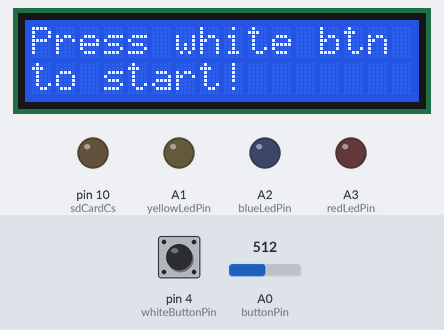
A sketch run on a simulated Arduino Uno, built with avr-gcc and run on an emulated ATmega328P. Shown: 16×2 character LCD, output pins drawn as LEDs (lit = HIGH). Dashed ring = blinking. The inputs (shaded band) are chosen by the test bench; at power-on: pin 4 (whiteButtonPin) HIGH, A0 (buttonPin) = 512. Storage starts empty; random numbers use the default seed unless the sketch sets one; what the sketch prints to the serial monitor is not drawn.

Above: at 1.2 s.
1.3 s: pin 4 (whiteButtonPin) pulled LOW for 0.15 s
At 2.0 s:
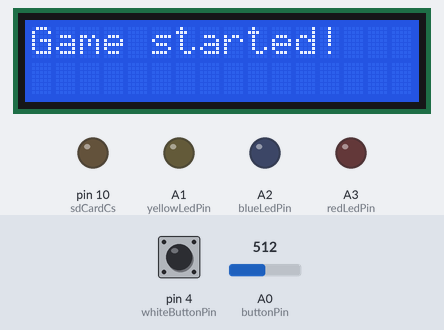
At 7.2 s:
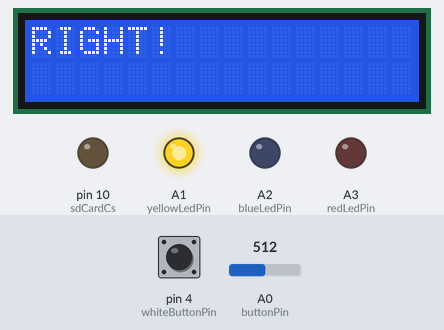
10.4 s: A0 (buttonPin) set to 774
At 12.6 s:
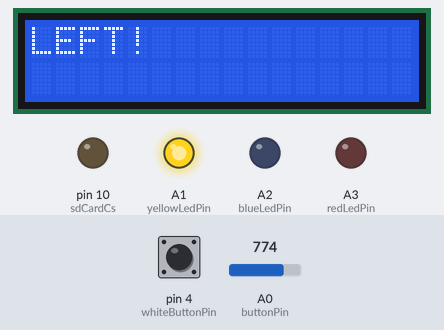
13.4 s: A0 (buttonPin) set to 750
16.4 s: A0 (buttonPin) set to 1020
19.4 s: A0 (buttonPin) set to 997
22.4 s: A0 (buttonPin) set to 1020
At 29.2 s:
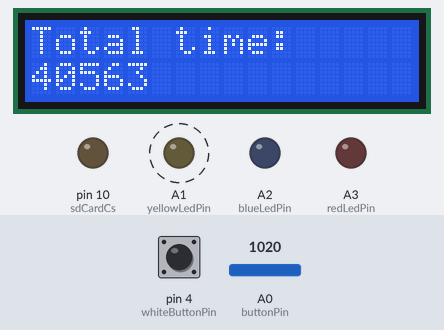
Timing chart, 0 to 30.7 s (numbered marks = the images above; inputs shaded):
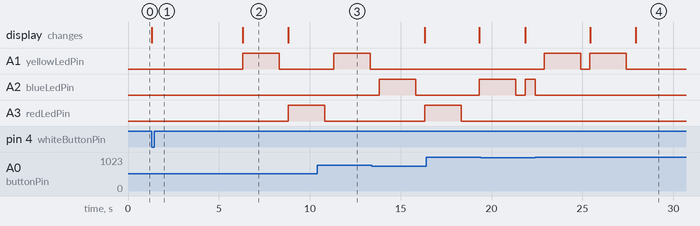

Measured:
- after the input at 1.3 s, A1 (yellowLedPin): LOW → HIGH after 5.0 s, → LOW 2.0 s later; A3 (redLedPin): LOW → HIGH after 7.5 s; the display: changes at once (image 1)
- after the input at 13.4 s, A3 (redLedPin): LOW → HIGH after 2.9 s
- what the display in image 2 shows lasts 2.5 s, from 6.3 s to 8.8 s

The sketch:

training_grounds.ino
```cpp
#include <LiquidCrystal.h>
#include <SD.h>
#include <SPI.h>

// LCD pin configuration
const int lcdRs = 8, lcdEn = 7, lcdD4 = 5, lcdD5 = 6, lcdD6 = 3, lcdD7 = 2;

// SD card pin configuration
const int sdCardCs = 10; // CS pin for SD card

// Button and LED pin configuration
const int buttonPin = A0;
const int whiteButtonPin = 4;
const int yellowLedPin = A1, blueLedPin = A2, redLedPin = A3;

// Game parameters
const int totalReactions = 10;
const int penaltyTimeMs = 5000;
const int reactionThresholdMs = 2000;

// Variables to store reaction times and penalties
unsigned long reactionTimes[totalReactions];
int penaltyCount = 0;
int currentReaction = 0;
bool gameRunning = false;

LiquidCrystal lcd(lcdRs, lcdEn, lcdD4, lcdD5, lcdD6, lcdD7);

void setup() {
  Serial.begin(9600);
  pinMode(sdCardCs, OUTPUT);
  pinMode(whiteButtonPin, INPUT_PULLUP);

  // Initialize the LCD
  lcd.begin(16, 2);

  // Initialize LEDs
  pinMode(yellowLedPin, OUTPUT);
  pinMode(blueLedPin, OUTPUT);
  pinMode(redLedPin, OUTPUT);

  // Initialize the SD card
  Serial.println("Initializing SD card...");
  if (!SD.begin(sdCardCs)) {
    Serial.println("SD Init Failed");
    while (1);
  } else {
    Serial.println("SD Init Successful");
  }

  lcd.print("Press white btn");
  lcd.setCursor(0, 1);
  lcd.print("to start!");

}

void loop() {
  if (!gameRunning) {
    // Serial.println(digitalRead(whiteButtonPin));
    // delay(1000);
    // Serial.println(analogRead(buttonPin));
    if (digitalRead(whiteButtonPin) == LOW) { // Check if the white button is pressed
      startGame();
    }
  } else {
    playGame();
  }
}

void startGame() {
  gameRunning = true;
  currentReaction = 0;
  penaltyCount = 0;
  memset(reactionTimes, 0, sizeof(reactionTimes));
  lcd.clear();
  lcd.print("Game started!");
  delay(5000);
  lcd.clear();
}

void playGame() {
  if (currentReaction < totalReactions) {
    // Randomly choose an LED to light up
    int led = random(3);
    switch (led) {
      case 0: digitalWrite(blueLedPin, HIGH); break;
      case 1: digitalWrite(yellowLedPin, HIGH); break;
      case 2: digitalWrite(redLedPin, HIGH); break;
    }

    int leftRight = random(2);
    lcd.clear();
    if (leftRight == 0) {
      lcd.print("LEFT!");
    } else {
      lcd.print("RIGHT!");
    }

    unsigned long startTime = millis();
    bool correctPress = false;

    while (millis() - startTime < reactionThresholdMs && !correctPress) {
      int buttonValue = analogRead(buttonPin);
      Serial.println(buttonValue);
      if (
          (led == 0 && ( // BLUE
            ((buttonValue >= 9 && buttonValue <= 13) && leftRight == 0) ||
            ((buttonValue >= 1010 && buttonValue <= 1020) && leftRight == 1)
            )) ||
          (led == 1 && ( // YELLOW
            ((buttonValue >= 14 && buttonValue <= 19) && leftRight == 0) ||
            ((buttonValue >= 514 && buttonValue <= 520) && leftRight == 1)
            )) ||
          (led == 2 && ( // RED
            ((buttonValue >= 4 && buttonValue <= 7) && leftRight == 0) ||
            ((buttonValue >= 764 && buttonValue <= 780) && leftRight == 1)
            ))
          ) {
        unsigned long reactionTime = millis() - startTime;
        reactionTimes[currentReaction++] = reactionTime;
        correctPress = true;
        break;
      }
    }

    if (!correctPress) {
      reactionTimes[currentReaction++] = penaltyTimeMs;
      penaltyCount++;
    }

    // Turn off all LEDs
    digitalWrite(blueLedPin, LOW);
    digitalWrite(yellowLedPin, LOW);
    digitalWrite(redLedPin, LOW);
    delay(500); // Short delay before next reaction
  } else {
    endGame();
  }
}

void endGame() {
  gameRunning = false;
  unsigned long totalTime = 0;
  for (int i = 0; i < totalReactions; i++) {
    totalTime += reactionTimes[i];
  }
  float averageTime = totalTime / (float)totalReactions;

  lcd.clear();
  lcd.print("Total time:");
  lcd.setCursor(0, 1);
  lcd.print(totalTime);
  delay(5000);

  lcd.clear();
  lcd.print("Avg time:");
  lcd.setCursor(0, 1);
  lcd.print(averageTime);
  delay(5000);

  // Display rank
  int rank = getScoreRanking(totalTime);
  lcd.clear();
  lcd.print("Top rank:");
  lcd.setCursor(0, 1);
  lcd.print(rank);
  delay(5000);

  lcd.clear();
  lcd.print("Press white btn");
  lcd.setCursor(0, 1);
  lcd.print("to save score!");

  // Wait for user input to save the score
  unsigned long startTime = millis();
  bool decisionMade = false;
  while (millis() - startTime < 10000) {
    if (digitalRead(whiteButtonPin) == LOW) { // Check if the white button is pressed
      saveScore(totalTime);
      decisionMade = true;
      break;
    }
  }

  lcd.clear();
  if (decisionMade) {
    lcd.print("Score saved!");
  } else {
    lcd.print("Score not saved.");
  }
  delay(5000);

  lcd.clear();
  lcd.print("Press white btn");
  lcd.setCursor(0, 1);
  lcd.print("to start!");
}

void saveScore(unsigned long score) {
  File myFile = SD.open("scores.txt", FILE_WRITE);
  if (myFile) {
    // myFile.println(score);
    myFile.close();
    Serial.println("Score saved.");
  } else {
    Serial.println("Error opening scores.txt for writing");
  }
}

int getScoreRanking(unsigned long myScore) {
  int rank = 0;
  File myFile = SD.open("scores.txt");
  if (myFile) {
    while (myFile.available()) {
      unsigned long score = myFile.parseInt();
      // Serial.print("Iterating through the SD card scores: ");
      // Serial.println(score);
      if (score < myScore) {
        rank++;
      }
    }
    myFile.close();
  } else {
    Serial.println("Error opening scores.txt for reading");
  }
  return rank + 1; // Rank is zero-based, so add 1
}
```
